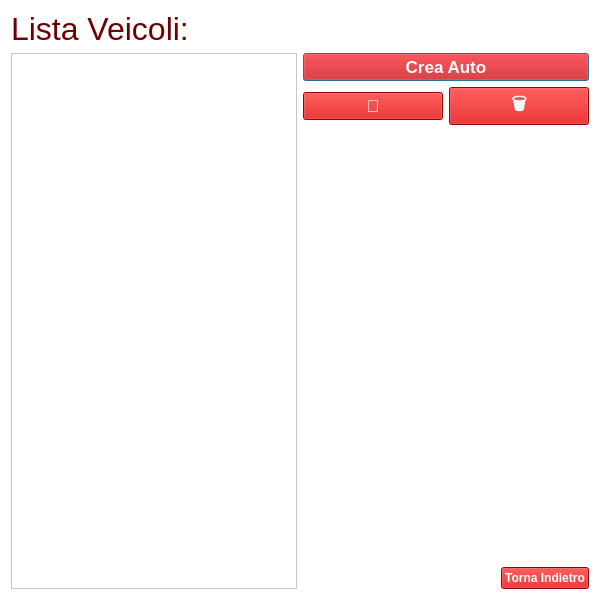
<?xml version="1.0" encoding="UTF-8"?>
<ui version="4.0">
 <class>Dialog</class>
 <widget class="QDialog" name="Dialog">
  <property name="geometry">
   <rect>
    <x>0</x>
    <y>0</y>
    <width>600</width>
    <height>600</height>
   </rect>
  </property>
  <property name="minimumSize">
   <size>
    <width>600</width>
    <height>600</height>
   </size>
  </property>
  <property name="maximumSize">
   <size>
    <width>600</width>
    <height>600</height>
   </size>
  </property>
  <property name="windowTitle">
   <string>CUD Auto</string>
  </property>
  <property name="windowIcon">
   <iconset>
    <normaloff>../../../../Elegant logo.png</normaloff>../../../../Elegant logo.png</iconset>
  </property>
  <property name="styleSheet">
   <string notr="true">background-color: rgb(255,255,255);</string>
  </property>
  <layout class="QGridLayout" name="gridLayout">
   <item row="0" column="0">
    <layout class="QVBoxLayout" name="verticalLayout_2">
     <item>
      <widget class="QLabel" name="label">
       <property name="font">
        <font>
         <family>Segoe UI</family>
         <pointsize>24</pointsize>
         <weight>50</weight>
         <italic>false</italic>
         <bold>false</bold>
        </font>
       </property>
       <property name="styleSheet">
        <string notr="true">color: rgb(109,0,0);
font: 24pt &quot;Segoe UI&quot;;
</string>
       </property>
       <property name="text">
        <string>Lista Veicoli:</string>
       </property>
      </widget>
     </item>
    </layout>
   </item>
   <item row="1" column="0">
    <layout class="QHBoxLayout" name="horizontalLayout">
     <item>
      <widget class="QListWidget" name="listWidget">
       <property name="styleSheet">
        <string notr="true">background-color: rgb(255,255,255);
color: rgb(255, 255, 255);</string>
       </property>
       <property name="frameShadow">
        <enum>QFrame::Plain</enum>
       </property>
       <property name="wordWrap">
        <bool>false</bool>
       </property>
      </widget>
     </item>
     <item>
      <layout class="QVBoxLayout" name="verticalLayout">
       <item>
        <widget class="QPushButton" name="bottone_crea_mezzo">
         <property name="font">
          <font>
           <pointsize>13</pointsize>
           <weight>75</weight>
           <bold>true</bold>
          </font>
         </property>
         <property name="styleSheet">
          <string notr="true">font-size:20; color:white;background-color:rgb(204,0,0)

</string>
         </property>
         <property name="text">
          <string>Crea Auto</string>
         </property>
        </widget>
       </item>
       <item>
        <layout class="QHBoxLayout" name="horizontalLayout_3">
         <item>
          <widget class="QPushButton" name="bottone_modifica_mezzo">
           <property name="enabled">
            <bool>true</bool>
           </property>
           <property name="font">
            <font>
             <pointsize>13</pointsize>
             <weight>75</weight>
             <bold>true</bold>
            </font>
           </property>
           <property name="styleSheet">
            <string notr="true">font-size:20; color:white;background-color:rgb(204,0,0)
</string>
           </property>
           <property name="text">
            <string>📝</string>
           </property>
           <property name="icon">
            <iconset>
             <normaloff>../../../../../../lory1/Downloads/matita (72px).ico</normaloff>../../../../../../lory1/Downloads/matita (72px).ico</iconset>
           </property>
           <property name="iconSize">
            <size>
             <width>30</width>
             <height>30</height>
            </size>
           </property>
           <property name="autoExclusive">
            <bool>false</bool>
           </property>
          </widget>
         </item>
         <item>
          <widget class="QPushButton" name="bottone_elimina_mezzo">
           <property name="font">
            <font>
             <pointsize>13</pointsize>
             <weight>75</weight>
             <bold>true</bold>
            </font>
           </property>
           <property name="styleSheet">
            <string notr="true">font-size:20; color:white;background-color:rgb(204,0,0)
</string>
           </property>
           <property name="text">
            <string>🗑️</string>
           </property>
           <property name="icon">
            <iconset>
             <normaloff>../../../../../../lory1/Downloads/cestino (72px).ico</normaloff>../../../../../../lory1/Downloads/cestino (72px).ico</iconset>
           </property>
           <property name="iconSize">
            <size>
             <width>30</width>
             <height>30</height>
            </size>
           </property>
          </widget>
         </item>
        </layout>
       </item>
       <item>
        <spacer name="verticalSpacer">
         <property name="orientation">
          <enum>Qt::Vertical</enum>
         </property>
         <property name="sizeHint" stdset="0">
          <size>
           <width>20</width>
           <height>40</height>
          </size>
         </property>
        </spacer>
       </item>
       <item>
        <layout class="QHBoxLayout" name="horizontalLayout_2">
         <item>
          <spacer name="horizontalSpacer">
           <property name="orientation">
            <enum>Qt::Horizontal</enum>
           </property>
           <property name="sizeHint" stdset="0">
            <size>
             <width>40</width>
             <height>20</height>
            </size>
           </property>
          </spacer>
         </item>
         <item>
          <widget class="QPushButton" name="back_button">
           <property name="font">
            <font>
             <weight>75</weight>
             <bold>true</bold>
            </font>
           </property>
           <property name="styleSheet">
            <string notr="true">font-size:20; color:white;background-color:rgb(204,0,0)
</string>
           </property>
           <property name="text">
            <string>Torna Indietro</string>
           </property>
          </widget>
         </item>
        </layout>
       </item>
      </layout>
     </item>
    </layout>
   </item>
  </layout>
 </widget>
 <resources/>
 <connections/>
</ui>
